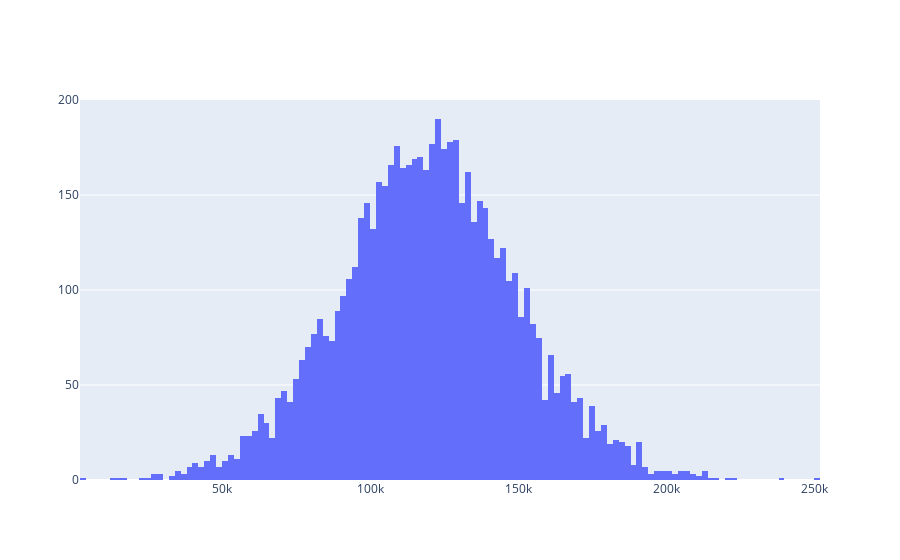

Notebook code for this chart:
### Code cell
mask = churn_data['Balance'] > 2500
churn_data_balance = churn_data[mask]
fig = go.Figure(data=[go.Histogram(x=churn_data_balance['Balance'])])
fig.show()

### Figure 1 — Plotly figure (JSON) as saved in the notebook; plotly's stock layout.template omitted (floating-point values rounded to 4 significant figures; data arrays with more than 128 entries replaced by an {"elided": "..."} marker saying what was removed)
{"data": [{"type": "histogram", "x": {"elided": "6383 float values"}}], "layout": {}}
